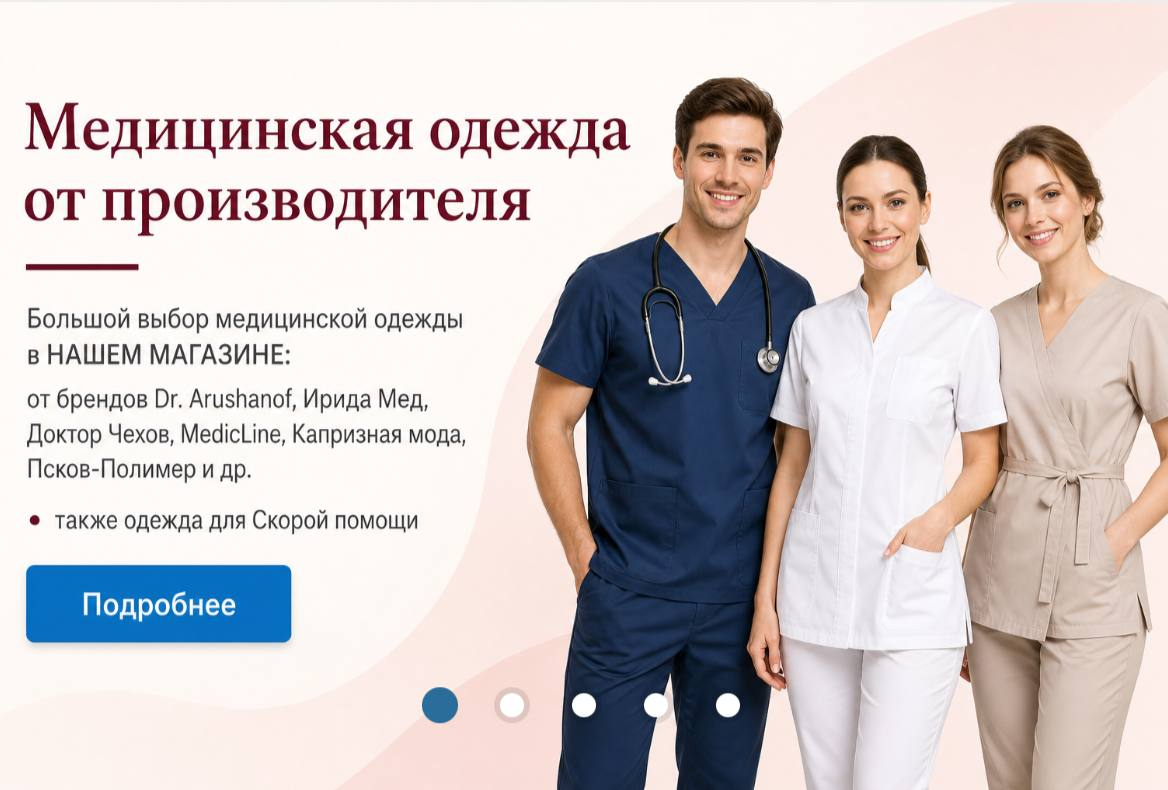
#> input picture 0fdeb11b-423f-443f-b8f0-ad21b7173561.jpg, 1168 x 790 px
$ python extend_headroom.py ../0fdeb11b-423f-443f-b8f0-ad21b7173561.jpg ../eeb78f17-b67f-4fa3-8032-f7e068a43ff3.png
#> lines starting #> are read from the running program, lines starting #| are printed output that depends on the picture; after the words box and inside, x2 and y2 are one past the last pixel; in counts of white or black regions, pixels touching at a corner belong together
import numpy as np
from PIL import Image
from gauss import gauss1d

REF_FRAC = 81/1448.0   # headroom fraction measured on reference image
OUT_W, OUT_H = 1920, 2560

def fit_line(vals, coords):
    # least squares line fit: vals shape (n, cols)
    n = len(coords)
    c = coords.astype(np.float64)
    cm = c.mean(); vm = vals.mean(axis=0)
    denom = ((c-cm)**2).sum()
    slope = (((c-cm)[:,None] * (vals - vm)).sum(axis=0)) / denom
    intercept = vm - slope*cm
    return slope, intercept

def extend_left(A, n):
    if n <= 0: return A
    H, W, C = A.shape
    win = 60
    coords = np.arange(win)
    out = np.zeros((H, n, C), np.float64)
    for ch in range(C):
        vals = A[:, :win, ch].T                       # (win, H)
        s, _ = fit_line(vals, coords)                 # per row
        s = np.clip(gauss1d(s, 40), -0.12, 0.12)
        b = gauss1d(A[:, :3, ch].mean(axis=1), 3)     # anchor on the real edge column
        xs = np.arange(-n, 0)[None, :]                # (1, n)
        out[:, :, ch] = b[:, None] + s[:, None]*xs
    return np.concatenate([out, A], axis=1)

def extend_right(A, n):
    if n <= 0: return A
    H, W, C = A.shape
    win = 60
    coords = np.arange(W-win, W)
    out = np.zeros((H, n, C), np.float64)
    for ch in range(C):
        vals = A[:, W-win:, ch].T
        s, _ = fit_line(vals, coords)
        s = np.clip(gauss1d(s, 40), -0.12, 0.12)
        b = gauss1d(A[:, W-3:, ch].mean(axis=1), 3)   # anchor on the real edge column
        xs = (np.arange(1, n+1))[None, :]
        out[:, :, ch] = b[:, None] + s[:, None]*xs
    return np.concatenate([A, out], axis=1)

def extend_top(A, n, noise_sigma):
    H, W, C = A.shape
    win = 62                                          # rows 0..61 are pure background
    coords = np.arange(win)
    out = np.zeros((n, W, C), np.float64)
    rng = np.random.default_rng(7)
    for ch in range(C):
        vals = A[:win, :, ch]                         # (win, W)
        s, _ = fit_line(vals, coords)                 # per column
        s = np.clip(gauss1d(s, 80), -0.12, 0.12)
        b = gauss1d(A[:3, :, ch].mean(axis=0), 4)     # anchor on the real top row
        ys = np.arange(-n, 0)[:, None]                # (n,1)
        out[:, :, ch] = b[None, :] + s[None, :]*ys
    out += rng.normal(0, noise_sigma, out.shape)
    return np.concatenate([out, A], axis=0)

def hair_top(A):
    g = A.mean(axis=2)
    bg = g[:5].mean()
    dark = g < (bg - 25)
    rows = np.where(dark.sum(axis=1) > 3)[0]
    return int(rows[0])

def subject_cols(A):
    from PIL import ImageFilter
    im = Image.fromarray(A.astype(np.uint8)).convert('L').filter(ImageFilter.GaussianBlur(1.5))
    a = np.asarray(im).astype(np.float32)
    gy, gx = np.gradient(a)
    strong = np.hypot(gx, gy) > 6
    cols = np.where(strong.sum(axis=0) > 5)[0]
    return int(cols.min()), int(cols.max())

def bg_noise(A):
    # high-frequency residual std in a clean background patch
    patch = A[10:60, 10:200, :].astype(np.float64)
    sm = np.zeros_like(patch)
    for ch in range(3):
        v = patch[:, :, ch]
        sm[:, :, ch] = (v[:-0 or None] if False else v)
    # simple 3x3 mean
    k = np.ones((3,3))/9.0
    res = []
    for ch in range(3):
        v = patch[:, :, ch]
        m = np.zeros_like(v)
        for dy in (-1,0,1):
            for dx in (-1,0,1):
                m += np.roll(np.roll(v, dy, 0), dx, 1)
        m /= 9.0
        res.append((v-m)[2:-2, 2:-2].std())
    return float(np.mean(res))

def process(src, dst):
    im = Image.open(src).convert('RGB')
#> im is the input picture: PIL image 1168x790 RGB; mean R, G, B 206, 198.2, 198.3
    A = np.asarray(im).astype(np.float64)
    H, W, _ = A.shape
#> H = 790; W = 1168
    top = hair_top(A)
#> in hair_top, `g = A.mean(axis=2)`:
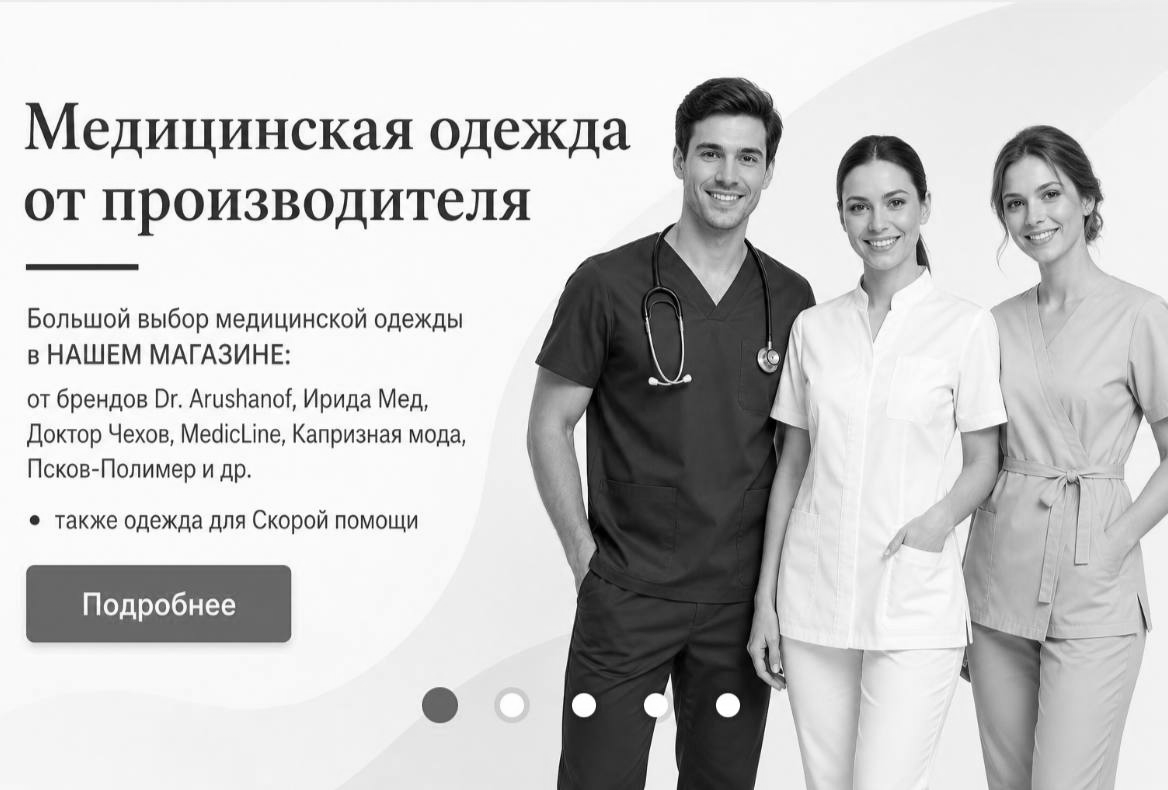
#> g: shape (790, 1168) float64; min 0, max 255, mean 200.8
#> in hair_top, `bg = g[:5].mean()`: bg = 242.7
#> in hair_top, `dark = g < (bg - 25)`:
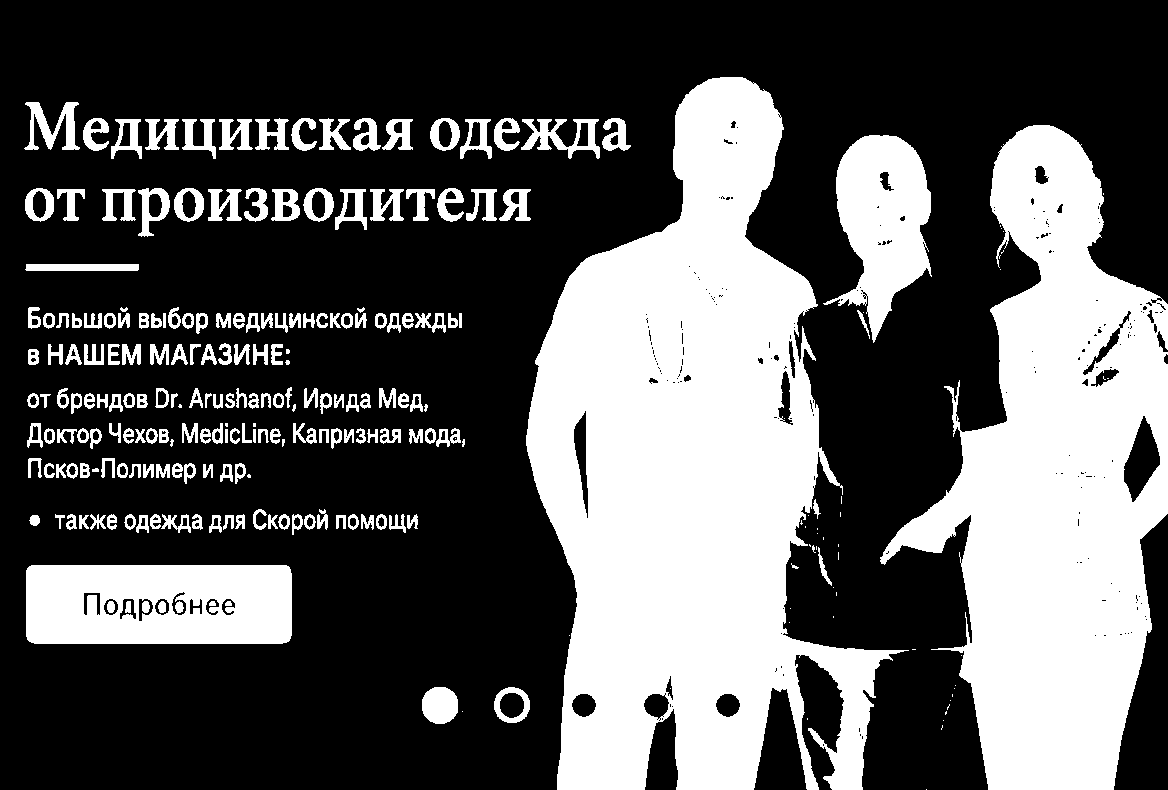
#> dark: shape (790, 1168) bool; 34.7% white; 249 white regions (52 under 20 px), largest, box (x1, y1, x2, y2) and area: (526, 77, 909, 790) 147522, (880, 125, 1168, 790) 101123, (26, 565, 292, 644) 19504
#> in hair_top, `rows = np.where(dark.sum(axis=1) > 3)[0]`: rows = 713 values from 77 to 789
#> top = 77
    T = int(round((REF_FRAC*H - top) / (1.0 - REF_FRAC)))
#> T = -35
    newH = H + T
#> newH = 755
    newW = int(round(newH * 0.75))
#> newW = 566
    side = newW - W
#> side = -602
    c0, c1 = subject_cols(A)
#> in subject_cols, `gy, gx = np.gradient(a)`:
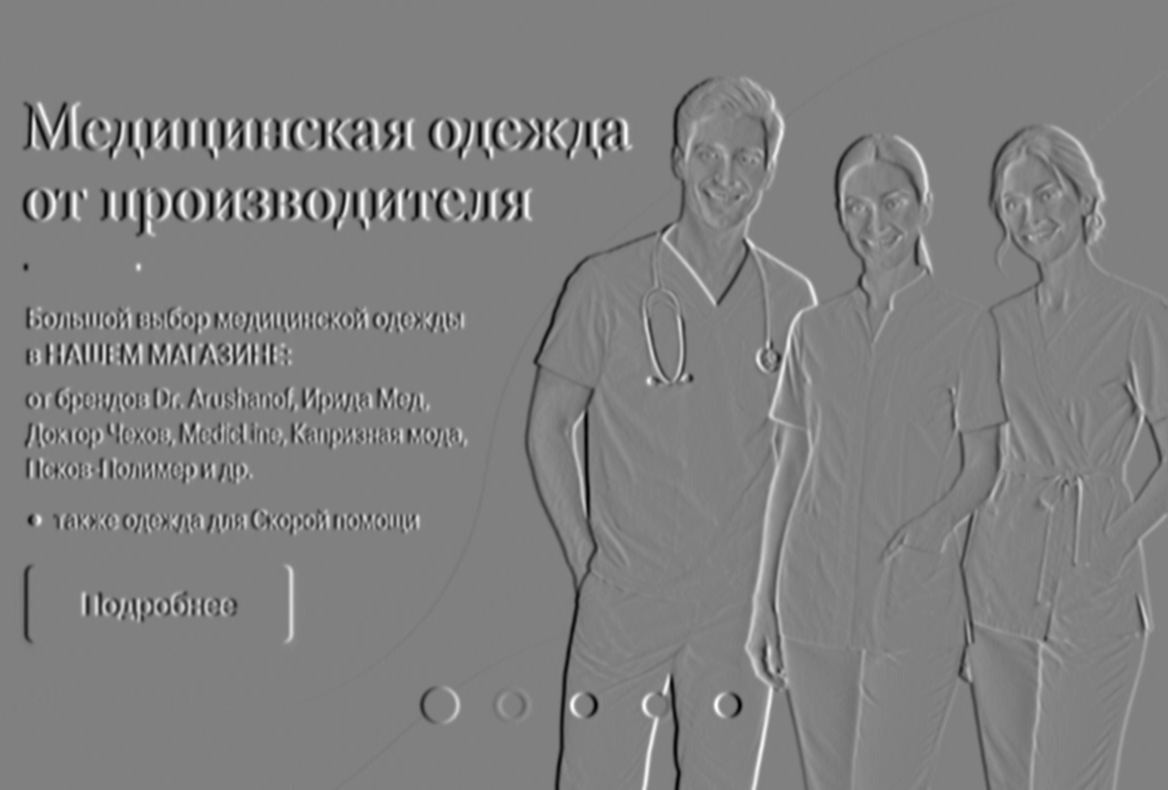
#> gx: shape (790, 1168) float32; min -52.5, max 51.5, mean 0; drawn with min black and max white
#> in subject_cols, `strong = np.hypot(gx, gy) > 6`:
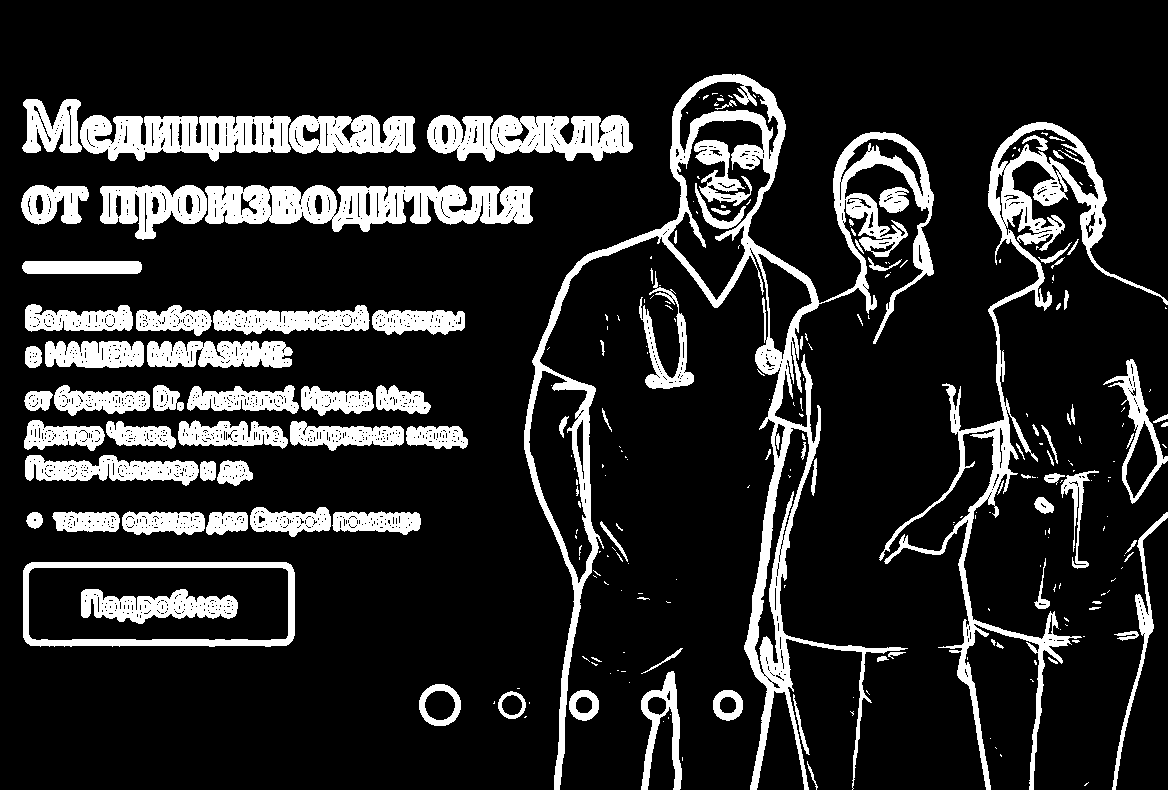
#> strong: shape (790, 1168) bool; 16% white; 265 white regions (162 under 20 px), largest, box (x1, y1, x2, y2) and area: (524, 74, 934, 790) 30953, (879, 122, 1168, 790) 15187, (205, 185, 533, 232) 10312
#> in subject_cols, `cols = np.where(strong.sum(axis=0) > 5)[0]`: cols = 1146 values from 21 to 1167
#> c0 = 21; c1 = 1167
    lm, rm = c0, W - c1
#> lm = 21; rm = 1
    left = int(round(side * lm / float(lm + rm)))
#> left = -575
    right = side - left
#> right = -27
    sigma = bg_noise(A)
#> the loop in bg_noise, `for ch in range(3):` made 3 passes
#> pass 2, in bg_noise, `v = patch[:, :, ch]`:
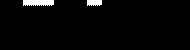
#> v: shape (50, 190) float64; values 250 (black) and 251 (white), 2.7% white; 2 white regions, box (x1, y1, x2, y2) and area: (23, 0, 54, 6) 170, (87, 0, 102, 6) 82
#> after the loop in bg_noise, `for ch in range(3):`: res = [0.115, 0.0479, 0]
#> sigma = 0.0543
    B = extend_left(A, left)
    B = extend_right(B, right)
    B = extend_top(B, T, sigma)
    B = np.clip(np.rint(B), 0, 255)
    out = Image.fromarray(B.astype(np.uint8)).resize((OUT_W, OUT_H), Image.LANCZOS)
    out.save(dst, quality=97, subsampling=0)
    # verification
    V = np.asarray(out).astype(np.float64)
    nt = hair_top(V)
    print(f"{dst}: added top={T}px left={left} right={right} noise={sigma:.2f} "
          f"canvas={B.shape[1]}x{B.shape[0]} -> {OUT_W}x{OUT_H} | headroom {top/H:.4f} -> {nt/OUT_H:.4f} (ref {REF_FRAC:.4f})")


if __name__ == '__main__':
    import sys
#> (the run stopped early here; a loop or call above may not have finished)
